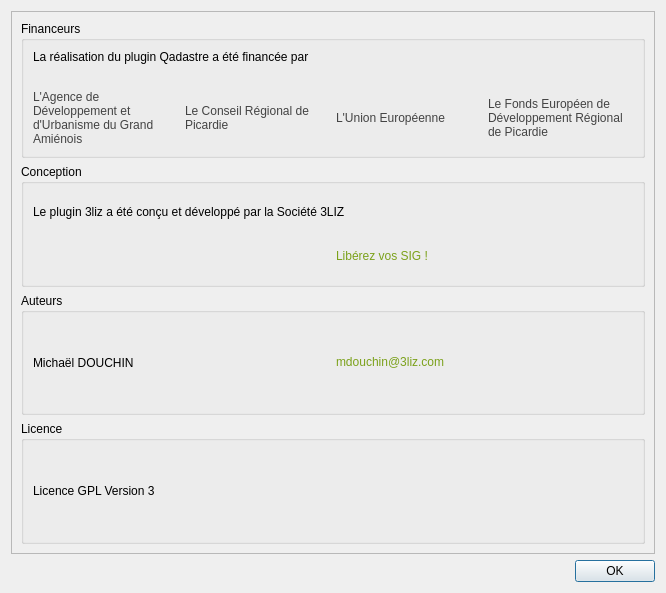
<?xml version="1.0" encoding="UTF-8"?>
<ui version="4.0">
 <class>qadastre_about_form</class>
 <widget class="QDialog" name="qadastre_about_form">
  <property name="geometry">
   <rect>
    <x>0</x>
    <y>0</y>
    <width>666</width>
    <height>593</height>
   </rect>
  </property>
  <property name="windowTitle">
   <string>Qadastre - A propos</string>
  </property>
  <layout class="QVBoxLayout" name="verticalLayout">
   <item>
    <widget class="QScrollArea" name="scrollArea">
     <property name="widgetResizable">
      <bool>true</bool>
     </property>
     <widget class="QWidget" name="scrollAreaWidgetContents">
      <property name="geometry">
       <rect>
        <x>0</x>
        <y>0</y>
        <width>646</width>
        <height>540</height>
       </rect>
      </property>
      <layout class="QVBoxLayout" name="verticalLayout_2">
       <item>
        <widget class="QGroupBox" name="groupBox">
         <property name="title">
          <string>Financeurs</string>
         </property>
         <layout class="QVBoxLayout" name="verticalLayout_3">
          <item>
           <widget class="QLabel" name="label_5">
            <property name="text">
             <string>La réalisation du plugin Qadastre a été financée par</string>
            </property>
            <property name="wordWrap">
             <bool>true</bool>
            </property>
           </widget>
          </item>
          <item>
           <layout class="QGridLayout" name="gridLayout">
            <item row="0" column="1">
             <widget class="QLabel" name="label_6">
              <property name="maximumSize">
               <size>
                <width>16777215</width>
                <height>16777215</height>
               </size>
              </property>
              <property name="text">
               <string>&lt;html&gt;&lt;head/&gt;&lt;body&gt;&lt;p&gt;&lt;a href=&quot;http://www.aduga.org/&quot; target=&quot;_blank&quot;&gt;&lt;span style=&quot; text-decoration: underline; color:#0000ff;&quot;/&gt;&lt;img src=&quot;:/plugins/qadastre/images/logo_aduga.png&quot;/&gt;&lt;/a&gt;&lt;/p&gt;&lt;/body&gt;&lt;/html&gt;</string>
              </property>
              <property name="scaledContents">
               <bool>false</bool>
              </property>
              <property name="alignment">
               <set>Qt::AlignCenter</set>
              </property>
              <property name="openExternalLinks">
               <bool>true</bool>
              </property>
             </widget>
            </item>
            <item row="0" column="2">
             <widget class="QLabel" name="label_7">
              <property name="maximumSize">
               <size>
                <width>16777215</width>
                <height>16777215</height>
               </size>
              </property>
              <property name="text">
               <string>&lt;html&gt;&lt;head/&gt;&lt;body&gt;&lt;p&gt;&lt;a href=&quot;http://www.picardie.fr/&quot; target=&quot;_blank&quot;&gt;&lt;span style=&quot; text-decoration: underline; color:#0000ff;&quot;/&gt;&lt;img src=&quot;:/plugins/qadastre/images/logo_picardie.png&quot;/&gt;&lt;/a&gt;&lt;/p&gt;&lt;/body&gt;&lt;/html&gt;</string>
              </property>
              <property name="scaledContents">
               <bool>false</bool>
              </property>
              <property name="alignment">
               <set>Qt::AlignCenter</set>
              </property>
              <property name="openExternalLinks">
               <bool>true</bool>
              </property>
             </widget>
            </item>
            <item row="0" column="3">
             <widget class="QLabel" name="label_8">
              <property name="maximumSize">
               <size>
                <width>16777215</width>
                <height>16777215</height>
               </size>
              </property>
              <property name="text">
               <string>&lt;html&gt;&lt;head/&gt;&lt;body&gt;&lt;p&gt;&lt;a href=&quot;http://europa.eu/index_fr.htm&quot; target=&quot;_blank&quot;&gt;&lt;span style=&quot; text-decoration: underline; color:#0000ff;&quot;/&gt;&lt;img src=&quot;:/plugins/qadastre/images/logo_europe.png&quot;/&gt;&lt;/a&gt;&lt;/p&gt;&lt;/body&gt;&lt;/html&gt;</string>
              </property>
              <property name="scaledContents">
               <bool>false</bool>
              </property>
              <property name="alignment">
               <set>Qt::AlignCenter</set>
              </property>
              <property name="openExternalLinks">
               <bool>true</bool>
              </property>
             </widget>
            </item>
            <item row="0" column="4">
             <widget class="QLabel" name="label_9">
              <property name="maximumSize">
               <size>
                <width>16777215</width>
                <height>16777215</height>
               </size>
              </property>
              <property name="text">
               <string>&lt;html&gt;&lt;head/&gt;&lt;body&gt;&lt;p&gt;&lt;a href=&quot;http://www.picardie-europe.eu/&quot; target=&quot;_blank&quot;&gt;&lt;span style=&quot; text-decoration: underline; color:#0000ff;&quot;/&gt;&lt;img src=&quot;:/plugins/qadastre/images/logo_feder.png&quot;/&gt;&lt;/a&gt;&lt;/p&gt;&lt;/body&gt;&lt;/html&gt;</string>
              </property>
              <property name="scaledContents">
               <bool>false</bool>
              </property>
              <property name="alignment">
               <set>Qt::AlignCenter</set>
              </property>
              <property name="openExternalLinks">
               <bool>true</bool>
              </property>
             </widget>
            </item>
            <item row="1" column="1">
             <widget class="QLabel" name="label">
              <property name="text">
               <string>&lt;a href=&quot;http://www.aduga.org/&quot; style=&quot;color:#434343;text-decoration:none;&quot;&gt;L'Agence de Développement et  d'Urbanisme du Grand Amiénois&lt;/a&gt;</string>
              </property>
              <property name="wordWrap">
               <bool>true</bool>
              </property>
             </widget>
            </item>
            <item row="1" column="2">
             <widget class="QLabel" name="label_2">
              <property name="text">
               <string>&lt;a href=&quot;http://www.picardie.fr/&quot; style=&quot;color:#434343;text-decoration:none;&quot;&gt;Le Conseil Régional de Picardie&lt;/a&gt;</string>
              </property>
              <property name="wordWrap">
               <bool>true</bool>
              </property>
             </widget>
            </item>
            <item row="1" column="4">
             <widget class="QLabel" name="label_4">
              <property name="text">
               <string>&lt;a href=&quot;http://www.picardie-europe.eu/&quot; style=&quot;color:#434343;text-decoration:none;&quot;&gt;Le  Fonds Européen de Développement Régional de Picardie&lt;/a&gt;</string>
              </property>
              <property name="wordWrap">
               <bool>true</bool>
              </property>
             </widget>
            </item>
            <item row="1" column="3">
             <widget class="QLabel" name="label_3">
              <property name="text">
               <string>&lt;a href=&quot;http://europa.eu/index_fr.htm&quot; style=&quot;color:#434343;text-decoration:none;&quot;&gt;L'Union Européenne&lt;/a&gt;</string>
              </property>
              <property name="wordWrap">
               <bool>true</bool>
              </property>
             </widget>
            </item>
           </layout>
          </item>
         </layout>
        </widget>
       </item>
       <item>
        <widget class="QGroupBox" name="groupBox_2">
         <property name="title">
          <string>Conception</string>
         </property>
         <layout class="QVBoxLayout" name="verticalLayout_4">
          <item>
           <widget class="QLabel" name="label_10">
            <property name="text">
             <string>Le plugin 3liz a été conçu et développé par la Société 3LIZ</string>
            </property>
            <property name="wordWrap">
             <bool>true</bool>
            </property>
           </widget>
          </item>
          <item>
           <layout class="QHBoxLayout" name="horizontalLayout">
            <item>
             <widget class="QLabel" name="label_12">
              <property name="maximumSize">
               <size>
                <width>16777215</width>
                <height>16777215</height>
               </size>
              </property>
              <property name="text">
               <string>&lt;html&gt;&lt;head/&gt;&lt;body&gt;&lt;p&gt;&lt;a href=&quot;http://www.3liz.com/&quot; target=&quot;_blank&quot;&gt;&lt;span style=&quot; text-decoration: underline; color:#0000ff;&quot;/&gt;&lt;img src=&quot;:/plugins/qadastre/images/logo_3liz.png&quot;/&gt;&lt;/a&gt;&lt;/p&gt;&lt;/body&gt;&lt;/html&gt;</string>
              </property>
              <property name="scaledContents">
               <bool>false</bool>
              </property>
              <property name="alignment">
               <set>Qt::AlignCenter</set>
              </property>
              <property name="openExternalLinks">
               <bool>true</bool>
              </property>
             </widget>
            </item>
            <item>
             <widget class="QLabel" name="label_11">
              <property name="text">
               <string>&lt;a href=&quot;http://www.3liz.com&quot; style=&quot;color:#7BA11A;text-decoration:none;&quot;&gt;Libérez vos SIG !&lt;/a&gt;</string>
              </property>
              <property name="openExternalLinks">
               <bool>true</bool>
              </property>
             </widget>
            </item>
           </layout>
          </item>
         </layout>
        </widget>
       </item>
       <item>
        <widget class="QGroupBox" name="groupBox_3">
         <property name="title">
          <string>Auteurs</string>
         </property>
         <layout class="QVBoxLayout" name="verticalLayout_5">
          <item>
           <layout class="QGridLayout" name="gridLayout_2">
            <item row="0" column="0">
             <widget class="QLabel" name="label_13">
              <property name="text">
               <string>Michaël DOUCHIN</string>
              </property>
             </widget>
            </item>
            <item row="0" column="1">
             <widget class="QLabel" name="label_14">
              <property name="text">
               <string>&lt;a href=&quot;mailto:mdouchin@3liz.com?subject=Plugin cadastre - A propos&quot; style=&quot;color:#7BA11A;text-decoration:none;&quot;&gt;mdouchin@3liz.com&lt;/a&gt;</string>
              </property>
              <property name="openExternalLinks">
               <bool>true</bool>
              </property>
             </widget>
            </item>
           </layout>
          </item>
         </layout>
        </widget>
       </item>
       <item>
        <widget class="QGroupBox" name="groupBox_4">
         <property name="title">
          <string>Licence</string>
         </property>
         <layout class="QVBoxLayout" name="verticalLayout_6">
          <item>
           <layout class="QGridLayout" name="gridLayout_3">
            <item row="0" column="0">
             <widget class="QLabel" name="label_15">
              <property name="text">
               <string>Licence GPL Version 3</string>
              </property>
             </widget>
            </item>
            <item row="0" column="1">
             <widget class="QLabel" name="label_16">
              <property name="text">
               <string>&lt;html&gt;&lt;head/&gt;&lt;body&gt;&lt;p&gt;&lt;a href=&quot;http://www.gnu.org/licenses/gpl.html&quot; target=&quot;_blank&quot;&gt;&lt;span style=&quot; text-decoration: underline; color:#0000ff;&quot;/&gt;&lt;img src=&quot;:/plugins/qadastre/images/logo_gnu3.png&quot;/&gt;&lt;/a&gt;&lt;/p&gt;&lt;/body&gt;&lt;/html&gt;</string>
              </property>
              <property name="openExternalLinks">
               <bool>true</bool>
              </property>
             </widget>
            </item>
           </layout>
          </item>
         </layout>
        </widget>
       </item>
      </layout>
     </widget>
    </widget>
   </item>
   <item>
    <widget class="QDialogButtonBox" name="buttonBox">
     <property name="standardButtons">
      <set>QDialogButtonBox::Ok</set>
     </property>
    </widget>
   </item>
  </layout>
 </widget>
 <tabstops>
  <tabstop>scrollArea</tabstop>
 </tabstops>
 <resources>
  <include location="resource.qrc"/>
 </resources>
 <connections/>
</ui>
